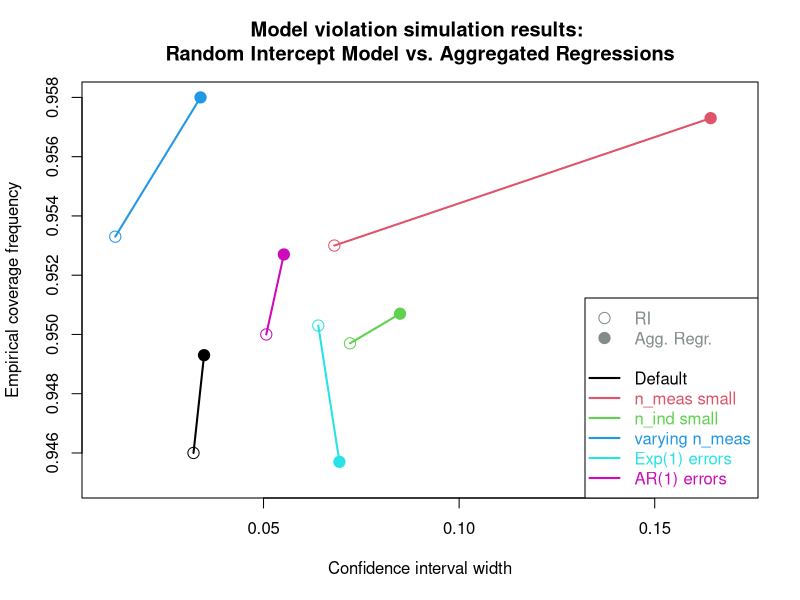

Write R code to recreate this figure.
# this script generates Fig. 3.1

default <- c(0.9460, 0.9493, 0.0321, 0.0348)
i. <- c(0.9530, 0.9573, 0.0681, 0.1643)
ii. <- c(0.9497, 0.9507, 0.0721, 0.0849)
iii. <- c(0.9533, 0.9580, 0.0121, 0.0339)
iv. <- c(0.9503, 0.9457, 0.0640, 0.0694)
v. <- c(0.9500, 0.9527, 0.0507, 0.0552)

ri <- rbind(default, i., ii., iii., iv., v.)

size <- 1.5

pdf("model_vio_ri.pdf", width=7, height=7)

plot(x = ri[,3], y = ri[,1], xlim = c(0.01, 0.17), ylim = c(0.945, 0.958), 
     col = 1:6, pch = 1, cex = size, xlab = "Confidence interval width", 
     ylab = "Empirical coverage frequency", 
     main = "Model violation simulation results: \nRandom Intercept Model vs. Aggregated Regressions")

points(x = ri[,4], y = ri[,2], col = 1:6, pch = 19, cex = size)

thick <- 2

lines(x = c(ri[1,3], ri[1,4]), y = c(ri[1,1], ri[1,2]), col = 1, lwd = thick)
lines(x = c(ri[2,3], ri[2,4]), y = c(ri[2,1], ri[2,2]), col = 2, lwd = thick)
lines(x = c(ri[3,3], ri[3,4]), y = c(ri[3,1], ri[3,2]), col = 3, lwd = thick)
lines(x = c(ri[4,3], ri[4,4]), y = c(ri[4,1], ri[4,2]), col = 4, lwd = thick)
lines(x = c(ri[5,3], ri[5,4]), y = c(ri[5,1], ri[5,2]), col = 5, lwd = thick)
lines(x = c(ri[6,3], ri[6,4]), y = c(ri[6,1], ri[6,2]), col = 6, lwd = thick)

legend("bottomright", legend = c("RI", "Agg. Regr.", NA, "Default", "n_meas small", 
                                 "n_ind small", "varying n_meas", "Exp(1) errors", 
                                 "AR(1) errors"), ncol = 1, pch = c(1, 19, NA,NA, NA, NA, NA, NA, NA),
       pt.cex = size, text.col = c("azure4","azure4",NA,1:6), col = c("azure4","azure4",NA,1:6), 
       lty = c(NA, NA,NA, rep(1,6)), lwd = c(NA, NA,NA, rep(thick, 6)))

dev.off()


















